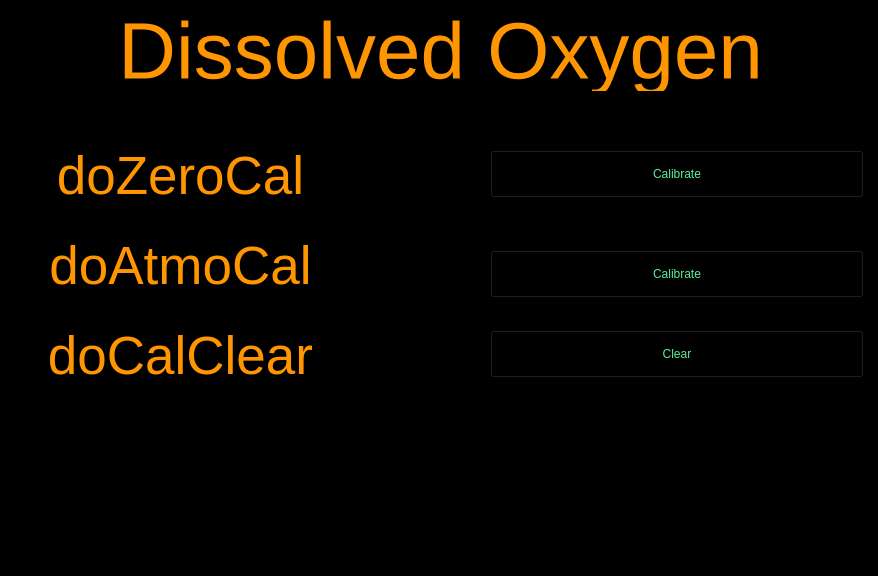
<?xml version="1.0" encoding="UTF-8"?>
<ui version="4.0">
 <class>DissolvedOxygen_2</class>
 <widget class="QWidget" name="DissolvedOxygen_2">
  <property name="geometry">
   <rect>
    <x>0</x>
    <y>0</y>
    <width>878</width>
    <height>576</height>
   </rect>
  </property>
  <property name="baseSize">
   <size>
    <width>800</width>
    <height>480</height>
   </size>
  </property>
  <property name="palette">
   <palette>
    <active>
     <colorrole role="WindowText">
      <brush brushstyle="SolidPattern">
       <color alpha="255">
        <red>255</red>
        <green>255</green>
        <blue>255</blue>
       </color>
      </brush>
     </colorrole>
     <colorrole role="Button">
      <brush brushstyle="SolidPattern">
       <color alpha="255">
        <red>0</red>
        <green>0</green>
        <blue>0</blue>
       </color>
      </brush>
     </colorrole>
     <colorrole role="Light">
      <brush brushstyle="SolidPattern">
       <color alpha="255">
        <red>0</red>
        <green>0</green>
        <blue>0</blue>
       </color>
      </brush>
     </colorrole>
     <colorrole role="Midlight">
      <brush brushstyle="SolidPattern">
       <color alpha="255">
        <red>0</red>
        <green>0</green>
        <blue>0</blue>
       </color>
      </brush>
     </colorrole>
     <colorrole role="Dark">
      <brush brushstyle="SolidPattern">
       <color alpha="255">
        <red>0</red>
        <green>0</green>
        <blue>0</blue>
       </color>
      </brush>
     </colorrole>
     <colorrole role="Mid">
      <brush brushstyle="SolidPattern">
       <color alpha="255">
        <red>0</red>
        <green>0</green>
        <blue>0</blue>
       </color>
      </brush>
     </colorrole>
     <colorrole role="Text">
      <brush brushstyle="SolidPattern">
       <color alpha="255">
        <red>255</red>
        <green>149</green>
        <blue>1</blue>
       </color>
      </brush>
     </colorrole>
     <colorrole role="BrightText">
      <brush brushstyle="SolidPattern">
       <color alpha="255">
        <red>255</red>
        <green>255</green>
        <blue>255</blue>
       </color>
      </brush>
     </colorrole>
     <colorrole role="ButtonText">
      <brush brushstyle="SolidPattern">
       <color alpha="255">
        <red>89</red>
        <green>239</green>
        <blue>150</blue>
       </color>
      </brush>
     </colorrole>
     <colorrole role="Base">
      <brush brushstyle="SolidPattern">
       <color alpha="255">
        <red>0</red>
        <green>0</green>
        <blue>0</blue>
       </color>
      </brush>
     </colorrole>
     <colorrole role="Window">
      <brush brushstyle="SolidPattern">
       <color alpha="255">
        <red>0</red>
        <green>0</green>
        <blue>0</blue>
       </color>
      </brush>
     </colorrole>
     <colorrole role="Shadow">
      <brush brushstyle="SolidPattern">
       <color alpha="255">
        <red>0</red>
        <green>0</green>
        <blue>0</blue>
       </color>
      </brush>
     </colorrole>
     <colorrole role="AlternateBase">
      <brush brushstyle="SolidPattern">
       <color alpha="255">
        <red>0</red>
        <green>0</green>
        <blue>0</blue>
       </color>
      </brush>
     </colorrole>
     <colorrole role="ToolTipBase">
      <brush brushstyle="SolidPattern">
       <color alpha="255">
        <red>255</red>
        <green>255</green>
        <blue>220</blue>
       </color>
      </brush>
     </colorrole>
     <colorrole role="ToolTipText">
      <brush brushstyle="SolidPattern">
       <color alpha="255">
        <red>0</red>
        <green>0</green>
        <blue>0</blue>
       </color>
      </brush>
     </colorrole>
     <colorrole role="PlaceholderText">
      <brush brushstyle="SolidPattern">
       <color alpha="127">
        <red>255</red>
        <green>255</green>
        <blue>255</blue>
       </color>
      </brush>
     </colorrole>
    </active>
    <inactive>
     <colorrole role="WindowText">
      <brush brushstyle="SolidPattern">
       <color alpha="255">
        <red>255</red>
        <green>255</green>
        <blue>255</blue>
       </color>
      </brush>
     </colorrole>
     <colorrole role="Button">
      <brush brushstyle="SolidPattern">
       <color alpha="255">
        <red>0</red>
        <green>0</green>
        <blue>0</blue>
       </color>
      </brush>
     </colorrole>
     <colorrole role="Light">
      <brush brushstyle="SolidPattern">
       <color alpha="255">
        <red>0</red>
        <green>0</green>
        <blue>0</blue>
       </color>
      </brush>
     </colorrole>
     <colorrole role="Midlight">
      <brush brushstyle="SolidPattern">
       <color alpha="255">
        <red>0</red>
        <green>0</green>
        <blue>0</blue>
       </color>
      </brush>
     </colorrole>
     <colorrole role="Dark">
      <brush brushstyle="SolidPattern">
       <color alpha="255">
        <red>0</red>
        <green>0</green>
        <blue>0</blue>
       </color>
      </brush>
     </colorrole>
     <colorrole role="Mid">
      <brush brushstyle="SolidPattern">
       <color alpha="255">
        <red>0</red>
        <green>0</green>
        <blue>0</blue>
       </color>
      </brush>
     </colorrole>
     <colorrole role="Text">
      <brush brushstyle="SolidPattern">
       <color alpha="255">
        <red>255</red>
        <green>149</green>
        <blue>1</blue>
       </color>
      </brush>
     </colorrole>
     <colorrole role="BrightText">
      <brush brushstyle="SolidPattern">
       <color alpha="255">
        <red>255</red>
        <green>255</green>
        <blue>255</blue>
       </color>
      </brush>
     </colorrole>
     <colorrole role="ButtonText">
      <brush brushstyle="SolidPattern">
       <color alpha="255">
        <red>89</red>
        <green>239</green>
        <blue>150</blue>
       </color>
      </brush>
     </colorrole>
     <colorrole role="Base">
      <brush brushstyle="SolidPattern">
       <color alpha="255">
        <red>0</red>
        <green>0</green>
        <blue>0</blue>
       </color>
      </brush>
     </colorrole>
     <colorrole role="Window">
      <brush brushstyle="SolidPattern">
       <color alpha="255">
        <red>0</red>
        <green>0</green>
        <blue>0</blue>
       </color>
      </brush>
     </colorrole>
     <colorrole role="Shadow">
      <brush brushstyle="SolidPattern">
       <color alpha="255">
        <red>0</red>
        <green>0</green>
        <blue>0</blue>
       </color>
      </brush>
     </colorrole>
     <colorrole role="AlternateBase">
      <brush brushstyle="SolidPattern">
       <color alpha="255">
        <red>0</red>
        <green>0</green>
        <blue>0</blue>
       </color>
      </brush>
     </colorrole>
     <colorrole role="ToolTipBase">
      <brush brushstyle="SolidPattern">
       <color alpha="255">
        <red>255</red>
        <green>255</green>
        <blue>220</blue>
       </color>
      </brush>
     </colorrole>
     <colorrole role="ToolTipText">
      <brush brushstyle="SolidPattern">
       <color alpha="255">
        <red>0</red>
        <green>0</green>
        <blue>0</blue>
       </color>
      </brush>
     </colorrole>
     <colorrole role="PlaceholderText">
      <brush brushstyle="SolidPattern">
       <color alpha="127">
        <red>255</red>
        <green>255</green>
        <blue>255</blue>
       </color>
      </brush>
     </colorrole>
    </inactive>
    <disabled>
     <colorrole role="WindowText">
      <brush brushstyle="SolidPattern">
       <color alpha="255">
        <red>0</red>
        <green>0</green>
        <blue>0</blue>
       </color>
      </brush>
     </colorrole>
     <colorrole role="Button">
      <brush brushstyle="SolidPattern">
       <color alpha="255">
        <red>0</red>
        <green>0</green>
        <blue>0</blue>
       </color>
      </brush>
     </colorrole>
     <colorrole role="Light">
      <brush brushstyle="SolidPattern">
       <color alpha="255">
        <red>0</red>
        <green>0</green>
        <blue>0</blue>
       </color>
      </brush>
     </colorrole>
     <colorrole role="Midlight">
      <brush brushstyle="SolidPattern">
       <color alpha="255">
        <red>0</red>
        <green>0</green>
        <blue>0</blue>
       </color>
      </brush>
     </colorrole>
     <colorrole role="Dark">
      <brush brushstyle="SolidPattern">
       <color alpha="255">
        <red>0</red>
        <green>0</green>
        <blue>0</blue>
       </color>
      </brush>
     </colorrole>
     <colorrole role="Mid">
      <brush brushstyle="SolidPattern">
       <color alpha="255">
        <red>0</red>
        <green>0</green>
        <blue>0</blue>
       </color>
      </brush>
     </colorrole>
     <colorrole role="Text">
      <brush brushstyle="SolidPattern">
       <color alpha="255">
        <red>0</red>
        <green>0</green>
        <blue>0</blue>
       </color>
      </brush>
     </colorrole>
     <colorrole role="BrightText">
      <brush brushstyle="SolidPattern">
       <color alpha="255">
        <red>255</red>
        <green>255</green>
        <blue>255</blue>
       </color>
      </brush>
     </colorrole>
     <colorrole role="ButtonText">
      <brush brushstyle="SolidPattern">
       <color alpha="255">
        <red>0</red>
        <green>0</green>
        <blue>0</blue>
       </color>
      </brush>
     </colorrole>
     <colorrole role="Base">
      <brush brushstyle="SolidPattern">
       <color alpha="255">
        <red>0</red>
        <green>0</green>
        <blue>0</blue>
       </color>
      </brush>
     </colorrole>
     <colorrole role="Window">
      <brush brushstyle="SolidPattern">
       <color alpha="255">
        <red>0</red>
        <green>0</green>
        <blue>0</blue>
       </color>
      </brush>
     </colorrole>
     <colorrole role="Shadow">
      <brush brushstyle="SolidPattern">
       <color alpha="255">
        <red>0</red>
        <green>0</green>
        <blue>0</blue>
       </color>
      </brush>
     </colorrole>
     <colorrole role="AlternateBase">
      <brush brushstyle="SolidPattern">
       <color alpha="255">
        <red>0</red>
        <green>0</green>
        <blue>0</blue>
       </color>
      </brush>
     </colorrole>
     <colorrole role="ToolTipBase">
      <brush brushstyle="SolidPattern">
       <color alpha="255">
        <red>255</red>
        <green>255</green>
        <blue>220</blue>
       </color>
      </brush>
     </colorrole>
     <colorrole role="ToolTipText">
      <brush brushstyle="SolidPattern">
       <color alpha="255">
        <red>0</red>
        <green>0</green>
        <blue>0</blue>
       </color>
      </brush>
     </colorrole>
     <colorrole role="PlaceholderText">
      <brush brushstyle="SolidPattern">
       <color alpha="127">
        <red>0</red>
        <green>0</green>
        <blue>0</blue>
       </color>
      </brush>
     </colorrole>
    </disabled>
   </palette>
  </property>
  <property name="windowTitle">
   <string>Form</string>
  </property>
  <widget class="QLabel" name="DissolvedOxygen">
   <property name="geometry">
    <rect>
     <x>0</x>
     <y>10</y>
     <width>881</width>
     <height>81</height>
    </rect>
   </property>
   <property name="palette">
    <palette>
     <active>
      <colorrole role="WindowText">
       <brush brushstyle="SolidPattern">
        <color alpha="255">
         <red>255</red>
         <green>149</green>
         <blue>1</blue>
        </color>
       </brush>
      </colorrole>
      <colorrole role="Text">
       <brush brushstyle="SolidPattern">
        <color alpha="255">
         <red>255</red>
         <green>149</green>
         <blue>1</blue>
        </color>
       </brush>
      </colorrole>
      <colorrole role="BrightText">
       <brush brushstyle="SolidPattern">
        <color alpha="255">
         <red>255</red>
         <green>149</green>
         <blue>1</blue>
        </color>
       </brush>
      </colorrole>
      <colorrole role="ButtonText">
       <brush brushstyle="SolidPattern">
        <color alpha="255">
         <red>255</red>
         <green>149</green>
         <blue>1</blue>
        </color>
       </brush>
      </colorrole>
      <colorrole role="PlaceholderText">
       <brush brushstyle="SolidPattern">
        <color alpha="128">
         <red>255</red>
         <green>149</green>
         <blue>1</blue>
        </color>
       </brush>
      </colorrole>
     </active>
     <inactive>
      <colorrole role="WindowText">
       <brush brushstyle="SolidPattern">
        <color alpha="255">
         <red>255</red>
         <green>149</green>
         <blue>1</blue>
        </color>
       </brush>
      </colorrole>
      <colorrole role="Text">
       <brush brushstyle="SolidPattern">
        <color alpha="255">
         <red>255</red>
         <green>149</green>
         <blue>1</blue>
        </color>
       </brush>
      </colorrole>
      <colorrole role="BrightText">
       <brush brushstyle="SolidPattern">
        <color alpha="255">
         <red>255</red>
         <green>149</green>
         <blue>1</blue>
        </color>
       </brush>
      </colorrole>
      <colorrole role="ButtonText">
       <brush brushstyle="SolidPattern">
        <color alpha="255">
         <red>255</red>
         <green>149</green>
         <blue>1</blue>
        </color>
       </brush>
      </colorrole>
      <colorrole role="PlaceholderText">
       <brush brushstyle="SolidPattern">
        <color alpha="128">
         <red>255</red>
         <green>149</green>
         <blue>1</blue>
        </color>
       </brush>
      </colorrole>
     </inactive>
     <disabled>
      <colorrole role="WindowText">
       <brush brushstyle="SolidPattern">
        <color alpha="255">
         <red>255</red>
         <green>149</green>
         <blue>1</blue>
        </color>
       </brush>
      </colorrole>
      <colorrole role="Text">
       <brush brushstyle="SolidPattern">
        <color alpha="255">
         <red>255</red>
         <green>149</green>
         <blue>1</blue>
        </color>
       </brush>
      </colorrole>
      <colorrole role="BrightText">
       <brush brushstyle="SolidPattern">
        <color alpha="255">
         <red>255</red>
         <green>149</green>
         <blue>1</blue>
        </color>
       </brush>
      </colorrole>
      <colorrole role="ButtonText">
       <brush brushstyle="SolidPattern">
        <color alpha="255">
         <red>255</red>
         <green>149</green>
         <blue>1</blue>
        </color>
       </brush>
      </colorrole>
      <colorrole role="PlaceholderText">
       <brush brushstyle="SolidPattern">
        <color alpha="128">
         <red>255</red>
         <green>149</green>
         <blue>1</blue>
        </color>
       </brush>
      </colorrole>
     </disabled>
    </palette>
   </property>
   <property name="font">
    <font>
     <pointsize>60</pointsize>
    </font>
   </property>
   <property name="styleSheet">
    <string notr="true">color: rgb(255, 149, 1);</string>
   </property>
   <property name="text">
    <string>Dissolved Oxygen</string>
   </property>
   <property name="alignment">
    <set>Qt::AlignCenter</set>
   </property>
  </widget>
  <widget class="QLabel" name="doZeroCal">
   <property name="geometry">
    <rect>
     <x>40</x>
     <y>150</y>
     <width>281</width>
     <height>51</height>
    </rect>
   </property>
   <property name="palette">
    <palette>
     <active>
      <colorrole role="WindowText">
       <brush brushstyle="SolidPattern">
        <color alpha="255">
         <red>255</red>
         <green>149</green>
         <blue>1</blue>
        </color>
       </brush>
      </colorrole>
      <colorrole role="Text">
       <brush brushstyle="SolidPattern">
        <color alpha="255">
         <red>255</red>
         <green>149</green>
         <blue>1</blue>
        </color>
       </brush>
      </colorrole>
      <colorrole role="BrightText">
       <brush brushstyle="SolidPattern">
        <color alpha="255">
         <red>255</red>
         <green>149</green>
         <blue>1</blue>
        </color>
       </brush>
      </colorrole>
      <colorrole role="ButtonText">
       <brush brushstyle="SolidPattern">
        <color alpha="255">
         <red>255</red>
         <green>149</green>
         <blue>1</blue>
        </color>
       </brush>
      </colorrole>
      <colorrole role="PlaceholderText">
       <brush brushstyle="SolidPattern">
        <color alpha="128">
         <red>255</red>
         <green>149</green>
         <blue>1</blue>
        </color>
       </brush>
      </colorrole>
     </active>
     <inactive>
      <colorrole role="WindowText">
       <brush brushstyle="SolidPattern">
        <color alpha="255">
         <red>255</red>
         <green>149</green>
         <blue>1</blue>
        </color>
       </brush>
      </colorrole>
      <colorrole role="Text">
       <brush brushstyle="SolidPattern">
        <color alpha="255">
         <red>255</red>
         <green>149</green>
         <blue>1</blue>
        </color>
       </brush>
      </colorrole>
      <colorrole role="BrightText">
       <brush brushstyle="SolidPattern">
        <color alpha="255">
         <red>255</red>
         <green>149</green>
         <blue>1</blue>
        </color>
       </brush>
      </colorrole>
      <colorrole role="ButtonText">
       <brush brushstyle="SolidPattern">
        <color alpha="255">
         <red>255</red>
         <green>149</green>
         <blue>1</blue>
        </color>
       </brush>
      </colorrole>
      <colorrole role="PlaceholderText">
       <brush brushstyle="SolidPattern">
        <color alpha="128">
         <red>255</red>
         <green>149</green>
         <blue>1</blue>
        </color>
       </brush>
      </colorrole>
     </inactive>
     <disabled>
      <colorrole role="WindowText">
       <brush brushstyle="SolidPattern">
        <color alpha="255">
         <red>255</red>
         <green>149</green>
         <blue>1</blue>
        </color>
       </brush>
      </colorrole>
      <colorrole role="Text">
       <brush brushstyle="SolidPattern">
        <color alpha="255">
         <red>255</red>
         <green>149</green>
         <blue>1</blue>
        </color>
       </brush>
      </colorrole>
      <colorrole role="BrightText">
       <brush brushstyle="SolidPattern">
        <color alpha="255">
         <red>255</red>
         <green>149</green>
         <blue>1</blue>
        </color>
       </brush>
      </colorrole>
      <colorrole role="ButtonText">
       <brush brushstyle="SolidPattern">
        <color alpha="255">
         <red>255</red>
         <green>149</green>
         <blue>1</blue>
        </color>
       </brush>
      </colorrole>
      <colorrole role="PlaceholderText">
       <brush brushstyle="SolidPattern">
        <color alpha="128">
         <red>255</red>
         <green>149</green>
         <blue>1</blue>
        </color>
       </brush>
      </colorrole>
     </disabled>
    </palette>
   </property>
   <property name="font">
    <font>
     <pointsize>40</pointsize>
    </font>
   </property>
   <property name="styleSheet">
    <string notr="true">color: rgb(255, 149, 1);</string>
   </property>
   <property name="text">
    <string>doZeroCal</string>
   </property>
   <property name="alignment">
    <set>Qt::AlignCenter</set>
   </property>
  </widget>
  <widget class="QLabel" name="doAtmoCal">
   <property name="geometry">
    <rect>
     <x>40</x>
     <y>240</y>
     <width>281</width>
     <height>51</height>
    </rect>
   </property>
   <property name="palette">
    <palette>
     <active>
      <colorrole role="WindowText">
       <brush brushstyle="SolidPattern">
        <color alpha="255">
         <red>255</red>
         <green>149</green>
         <blue>1</blue>
        </color>
       </brush>
      </colorrole>
      <colorrole role="Text">
       <brush brushstyle="SolidPattern">
        <color alpha="255">
         <red>255</red>
         <green>149</green>
         <blue>1</blue>
        </color>
       </brush>
      </colorrole>
      <colorrole role="BrightText">
       <brush brushstyle="SolidPattern">
        <color alpha="255">
         <red>255</red>
         <green>149</green>
         <blue>1</blue>
        </color>
       </brush>
      </colorrole>
      <colorrole role="ButtonText">
       <brush brushstyle="SolidPattern">
        <color alpha="255">
         <red>255</red>
         <green>149</green>
         <blue>1</blue>
        </color>
       </brush>
      </colorrole>
      <colorrole role="PlaceholderText">
       <brush brushstyle="SolidPattern">
        <color alpha="128">
         <red>255</red>
         <green>149</green>
         <blue>1</blue>
        </color>
       </brush>
      </colorrole>
     </active>
     <inactive>
      <colorrole role="WindowText">
       <brush brushstyle="SolidPattern">
        <color alpha="255">
         <red>255</red>
         <green>149</green>
         <blue>1</blue>
        </color>
       </brush>
      </colorrole>
      <colorrole role="Text">
       <brush brushstyle="SolidPattern">
        <color alpha="255">
         <red>255</red>
         <green>149</green>
         <blue>1</blue>
        </color>
       </brush>
      </colorrole>
      <colorrole role="BrightText">
       <brush brushstyle="SolidPattern">
        <color alpha="255">
         <red>255</red>
         <green>149</green>
         <blue>1</blue>
        </color>
       </brush>
      </colorrole>
      <colorrole role="ButtonText">
       <brush brushstyle="SolidPattern">
        <color alpha="255">
         <red>255</red>
         <green>149</green>
         <blue>1</blue>
        </color>
       </brush>
      </colorrole>
      <colorrole role="PlaceholderText">
       <brush brushstyle="SolidPattern">
        <color alpha="128">
         <red>255</red>
         <green>149</green>
         <blue>1</blue>
        </color>
       </brush>
      </colorrole>
     </inactive>
     <disabled>
      <colorrole role="WindowText">
       <brush brushstyle="SolidPattern">
        <color alpha="255">
         <red>255</red>
         <green>149</green>
         <blue>1</blue>
        </color>
       </brush>
      </colorrole>
      <colorrole role="Text">
       <brush brushstyle="SolidPattern">
        <color alpha="255">
         <red>255</red>
         <green>149</green>
         <blue>1</blue>
        </color>
       </brush>
      </colorrole>
      <colorrole role="BrightText">
       <brush brushstyle="SolidPattern">
        <color alpha="255">
         <red>255</red>
         <green>149</green>
         <blue>1</blue>
        </color>
       </brush>
      </colorrole>
      <colorrole role="ButtonText">
       <brush brushstyle="SolidPattern">
        <color alpha="255">
         <red>255</red>
         <green>149</green>
         <blue>1</blue>
        </color>
       </brush>
      </colorrole>
      <colorrole role="PlaceholderText">
       <brush brushstyle="SolidPattern">
        <color alpha="128">
         <red>255</red>
         <green>149</green>
         <blue>1</blue>
        </color>
       </brush>
      </colorrole>
     </disabled>
    </palette>
   </property>
   <property name="font">
    <font>
     <pointsize>40</pointsize>
    </font>
   </property>
   <property name="styleSheet">
    <string notr="true">color: rgb(255, 149, 1);</string>
   </property>
   <property name="text">
    <string>doAtmoCal</string>
   </property>
   <property name="alignment">
    <set>Qt::AlignCenter</set>
   </property>
  </widget>
  <widget class="QLabel" name="doZeroCal_2">
   <property name="geometry">
    <rect>
     <x>40</x>
     <y>330</y>
     <width>281</width>
     <height>51</height>
    </rect>
   </property>
   <property name="palette">
    <palette>
     <active>
      <colorrole role="WindowText">
       <brush brushstyle="SolidPattern">
        <color alpha="255">
         <red>255</red>
         <green>149</green>
         <blue>1</blue>
        </color>
       </brush>
      </colorrole>
      <colorrole role="Text">
       <brush brushstyle="SolidPattern">
        <color alpha="255">
         <red>255</red>
         <green>149</green>
         <blue>1</blue>
        </color>
       </brush>
      </colorrole>
      <colorrole role="BrightText">
       <brush brushstyle="SolidPattern">
        <color alpha="255">
         <red>255</red>
         <green>149</green>
         <blue>1</blue>
        </color>
       </brush>
      </colorrole>
      <colorrole role="ButtonText">
       <brush brushstyle="SolidPattern">
        <color alpha="255">
         <red>255</red>
         <green>149</green>
         <blue>1</blue>
        </color>
       </brush>
      </colorrole>
      <colorrole role="PlaceholderText">
       <brush brushstyle="SolidPattern">
        <color alpha="128">
         <red>255</red>
         <green>149</green>
         <blue>1</blue>
        </color>
       </brush>
      </colorrole>
     </active>
     <inactive>
      <colorrole role="WindowText">
       <brush brushstyle="SolidPattern">
        <color alpha="255">
         <red>255</red>
         <green>149</green>
         <blue>1</blue>
        </color>
       </brush>
      </colorrole>
      <colorrole role="Text">
       <brush brushstyle="SolidPattern">
        <color alpha="255">
         <red>255</red>
         <green>149</green>
         <blue>1</blue>
        </color>
       </brush>
      </colorrole>
      <colorrole role="BrightText">
       <brush brushstyle="SolidPattern">
        <color alpha="255">
         <red>255</red>
         <green>149</green>
         <blue>1</blue>
        </color>
       </brush>
      </colorrole>
      <colorrole role="ButtonText">
       <brush brushstyle="SolidPattern">
        <color alpha="255">
         <red>255</red>
         <green>149</green>
         <blue>1</blue>
        </color>
       </brush>
      </colorrole>
      <colorrole role="PlaceholderText">
       <brush brushstyle="SolidPattern">
        <color alpha="128">
         <red>255</red>
         <green>149</green>
         <blue>1</blue>
        </color>
       </brush>
      </colorrole>
     </inactive>
     <disabled>
      <colorrole role="WindowText">
       <brush brushstyle="SolidPattern">
        <color alpha="255">
         <red>255</red>
         <green>149</green>
         <blue>1</blue>
        </color>
       </brush>
      </colorrole>
      <colorrole role="Text">
       <brush brushstyle="SolidPattern">
        <color alpha="255">
         <red>255</red>
         <green>149</green>
         <blue>1</blue>
        </color>
       </brush>
      </colorrole>
      <colorrole role="BrightText">
       <brush brushstyle="SolidPattern">
        <color alpha="255">
         <red>255</red>
         <green>149</green>
         <blue>1</blue>
        </color>
       </brush>
      </colorrole>
      <colorrole role="ButtonText">
       <brush brushstyle="SolidPattern">
        <color alpha="255">
         <red>255</red>
         <green>149</green>
         <blue>1</blue>
        </color>
       </brush>
      </colorrole>
      <colorrole role="PlaceholderText">
       <brush brushstyle="SolidPattern">
        <color alpha="128">
         <red>255</red>
         <green>149</green>
         <blue>1</blue>
        </color>
       </brush>
      </colorrole>
     </disabled>
    </palette>
   </property>
   <property name="font">
    <font>
     <pointsize>40</pointsize>
    </font>
   </property>
   <property name="styleSheet">
    <string notr="true">color: rgb(255, 149, 1);</string>
   </property>
   <property name="text">
    <string>doCalClear</string>
   </property>
   <property name="alignment">
    <set>Qt::AlignCenter</set>
   </property>
  </widget>
  <widget class="QPushButton" name="CalibrateZeroCal">
   <property name="geometry">
    <rect>
     <x>490</x>
     <y>150</y>
     <width>374</width>
     <height>48</height>
    </rect>
   </property>
   <property name="baseSize">
    <size>
     <width>171</width>
     <height>48</height>
    </size>
   </property>
   <property name="styleSheet">
    <string notr="true">QPushButton {
     background-color: rgb(106, 110, 128);&quot;
    }
</string>
   </property>
   <property name="text">
    <string>Calibrate</string>
   </property>
  </widget>
  <widget class="QPushButton" name="CalibrateAtmoCal">
   <property name="geometry">
    <rect>
     <x>490</x>
     <y>250</y>
     <width>374</width>
     <height>48</height>
    </rect>
   </property>
   <property name="baseSize">
    <size>
     <width>171</width>
     <height>48</height>
    </size>
   </property>
   <property name="styleSheet">
    <string notr="true">QPushButton {
     background-color: rgb(106, 110, 128);&quot;
    }
</string>
   </property>
   <property name="text">
    <string>Calibrate</string>
   </property>
  </widget>
  <widget class="QPushButton" name="Clear">
   <property name="geometry">
    <rect>
     <x>490</x>
     <y>330</y>
     <width>374</width>
     <height>48</height>
    </rect>
   </property>
   <property name="baseSize">
    <size>
     <width>171</width>
     <height>48</height>
    </size>
   </property>
   <property name="styleSheet">
    <string notr="true">QPushButton {
     background-color: rgb(106, 110, 128);&quot;
    }
</string>
   </property>
   <property name="text">
    <string>Clear</string>
   </property>
  </widget>
 </widget>
 <resources/>
 <connections/>
</ui>
